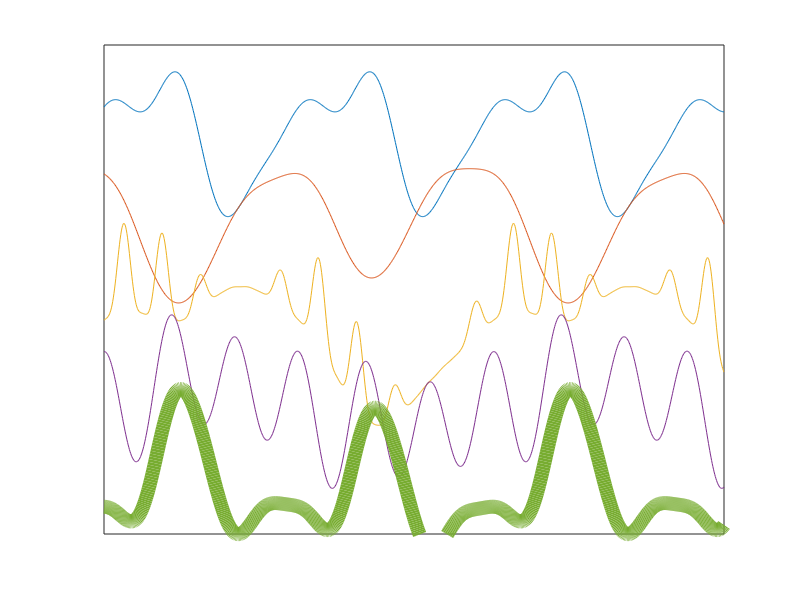

The MATLAB script that drew this image: (Note: this script raises an error after producing the figure.)
% Draw Time Series Trajectories for Paper

clear all; close all; clc;

addpath('SimulateData/')
addpath('SimulateData/InitFunctions/')
addpath('../GC/')

% Specify noise for data.
measParam = 1;
noisefn  = @(data) WhiteGaussianNoise(data, measParam);

tSpan = 0:0.01:10;

f1 = @(t) sin(2*t) + cos(t).^2 - 3 * sin(t + pi/8).^4 + 7 * sin(t).^4 .* cos(t - pi/5).^2;
f2 = @(t) -2 * sin(t) + 3 * cos(t).^2 - 6 * pi * sin(t + pi/8).^4 + 7 * sin(t).^4 .* cos(t - pi/5).^2;
f3 = @(t) 4 * sin(t) + cos(t).^2 - 3 * sin(t + pi/8).^4 + 7 * sin(5*t).^4 .* cos(t - pi/5).^2;
f4 = @(t) sin(t) + 4 * cos(3*t).^2 - 3 * sin(t + pi/8).^4 + 7 * sin(t).^4 .* cos(t - pi/5).^2;
f5 = @(t) sin(t) + cos(t).^2 - 3 * sin(2*t + pi/8).^4 + 7 * pi * sin(t).^4 .* cos(t - pi/5).^2;

% Clean unperturbed data
figure(1)
plot(tSpan, normalize(f1(tSpan)) + 4, ...
    tSpan, normalize(f2(tSpan)) + 2, ...
    tSpan, normalize(f3(tSpan)), ...
    tSpan, normalize(f4(tSpan)) - 2, ...
    tSpan, normalize(f5(tSpan)) - 4, 'LineWidth', 10)
axis([0, tSpan(end), -5, 6])
set(gca, 'xtick', [], 'ytick', [])

% Noisy unperturbed data
figure(2)
plot(tSpan, noisefn(normalize(f1(tSpan))) + 4, ...
    tSpan, noisefn(normalize(f2(tSpan))) + 2, ...
    tSpan, noisefn(normalize(f3(tSpan))), ...
    tSpan, noisefn(normalize(f4(tSpan))) - 2, ...
    tSpan, noisefn(normalize(f5(tSpan))) - 4, 'LineWidth', 3)
axis([0, tSpan(end), -5, 6])
set(gca, 'xtick', [], 'ytick', [])

% Noisy perturbed data
figure(3)
plot(tSpan, noisefn(normalize(f1(tSpan) + 10 * exp(-50 * (tSpan - .5).^2) + 10 * exp(-50 * (tSpan - 5).^2) + 10 * exp(-50 * (tSpan - 8).^2))) + 4, ...
    tSpan, noisefn(normalize(f2(tSpan) + 30 * exp(-50 * (tSpan - 1).^2) + 30 * exp(-50 * (tSpan - 5.5).^2) + 30 * exp(-50 * (tSpan - 8.5).^2))) + 2, ...
    tSpan, noisefn(normalize(f3(tSpan) + 30 * exp(-50 * (tSpan - 2).^2) + 30 * exp(-50 * (tSpan - 4.5).^2) + 30 * exp(-50 * (tSpan - 7.5).^2))), ...
    tSpan, noisefn(normalize(f4(tSpan) + 20 * exp(-50 * (tSpan - 1.5).^2) + 20 * exp(-50 * (tSpan - 5).^2) + 20 * exp(-50 * (tSpan - 8).^2))) - 2, ...
    tSpan, noisefn(normalize(f5(tSpan) + 35 * exp(-50 * (tSpan - 1.5).^2) + 35 * exp(-50 * (tSpan - 4).^2) + 35 * exp(-50 * (tSpan - 9).^2))) - 4, 'LineWidth', 3)
axis([0, tSpan(end), -5, 6])
set(gca, 'xtick', [], 'ytick', [])


nvars = 5;
tSpan = 0:0.1:25;
forcingFunc = zeros(nvars, length(tSpan));
measParam = 0.1;
noisefn  = @(data) WhiteGaussianNoise(data, measParam);

% Noisy harmonic oscillator data
bc = 'fixed';
mfn = @(n) constfn(n, 1);
pfn = @(n) randfn(n, -0.5, 0.5);
vfn = @(n) zeros([n, 1]);

damping = 0;
cfn = @(n) constfn(n, damping);
K = [[0, 1, 0, 0, 0, 0, 0]; [1, 0, 1, 0, 0, 0, 0]; [1, 1, 0, 0, 1, 0, 0]; [0, 1, 0, 0, 1, 1, 0]; [0, 0, 0, 1, 0, 0, 1]; [0, 0, 0, 0, 0, 0, 1]; [0, 0, 0, 0, 0, 1, 0]];
K = (K + K.') > 0

data = GenerateHarmonicData(nvars, tSpan, 1, K, pfn, vfn, mfn, cfn, bc, forcingFunc);
figure(4)
plot(noisefn(normalize(data)).' + repmat([2; 1; 0; -1; -2], [1, length(tSpan)]).', 'LineWidth', 3);

% Noisy Kuramoto oscillator data
A = [[0, 0, 1, 0, 0]; [1, 0, 0, 1, 0]; [0, 0, 0, 0, 1]; [0, 1, 1, 0, 0]; [0, 1, 0, 0, 0]];
K = 10.2;
wfn = @(n) [2; 1; 0; -1; -2];

data = GenerateKuramotoData(A, tSpan, 1, K, pfn, wfn, forcingFunc);
figure(4)
plot(noisefn(data).' + repmat([2; 1; 0; -1; -2], [1, length(tSpan)]).', 'LineWidth', 5);
set(gca, 'XTick', [])
set(gca, 'YTick', [])
set(gca,'TickLength',[0 0])

% Plot confusion matrices
GCHar = [[100, 0, 0, 0]; [2, 98, 0, 0]; [0, 0, 99, 1]; [0, 0, 0, 100]];
figure(5)
imagesc(GCHar)
set(gca, 'XTick', [])
set(gca, 'YTick', [])
colormap pink

GCKur = [[71, 10, 12, 7]; [2, 3, 0, 95]; [1, 0, 2, 97]; [1, 2, 0, 97]];
figure(6)
imagesc(GCKur)
set(gca, 'XTick', [])
set(gca, 'YTick', [])
colormap pink

CCMHar = [[6, 2, 0, 92]; [11, 75, 0, 14]; [7, 0, 77, 16]; [0, 0, 0, 100]];
figure(7)
imagesc(CCMHar)
set(gca, 'XTick', [])
set(gca, 'YTick', [])
colormap pink

CCMKur = [[90, 2, 8, 0]; [7, 3, 0, 90]; [3, 2, 2, 93]; [1, 1, 2, 96]];
figure(8)
imagesc(CCMKur)
set(gca, 'XTick', [])
set(gca, 'YTick', [])
colormap pinks
